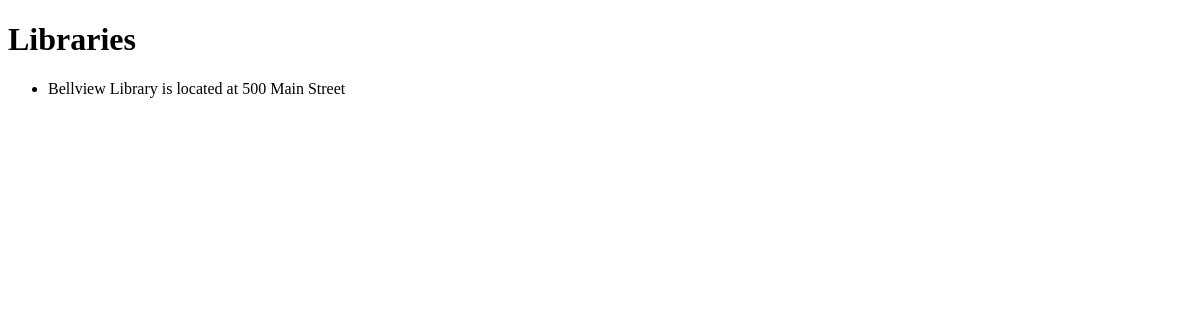
Page /libraries/ (signed in) on the earlier database version.
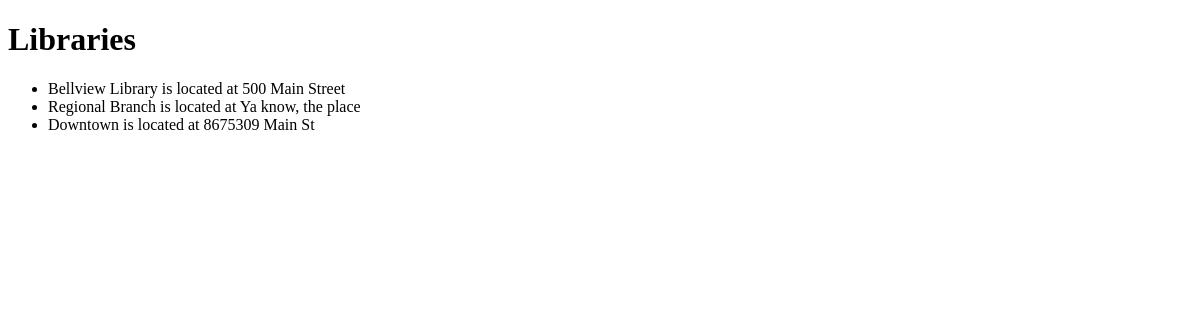
Same page on the later database version.
### libraryapp/models/library.py (models this page shows)
class Library(models.Model):
    title = models.CharField(max_length=50)
    address = models.CharField(max_length=50)

### libraryapp/views/libraries/list.py (the view, shortened to what this page needs)
# urls.py: path('libraries/', list_libraries, name='libraries'),
@login_required
def list_libraries(request):
    if request.method == 'GET':
        with sqlite3.connect(Connection.db_path) as conn:
            conn.row_factory = model_factory(Library)
            db_cursor = conn.cursor()
            db_cursor.execute("""
            select
                l.id,
                l.title,
                l.address
            from libraryapp_library l
            """)
            all_libraries = db_cursor.fetchall()
        template_name = 'libraries/list.html'
        context = {
            'all_libraries': all_libraries
        }
        return render(request, template_name, context)
    return redirect(reverse('libraryapp:libraries'))

### libraryapp/models/modelfactory.py (called while the page is built)
def model_factory(model_type):
    def create(cursor, row):
        instance = model_type()
        smart_row = sqlite3.Row(cursor, row)
        for col in smart_row.keys():
            setattr(instance, col, smart_row[col])
        return instance
    return create

### libraryapp/templates/libraries/list.html (shortened to what this page needs)
{% load static %}
<!DOCTYPE html>
<html>
<head>
  </head>
  <body>
    <h1>Libraries</h1>
    <ul>
    {% for library in all_libraries %}
        <li>
            {{ library.title }}
            is located at {{library.address}}
        </li>
    {% endfor %}
    </ul>
  </body>
</html>

Differences in the rows shown:
added Library: title "Regional Branch", address "Ya know, the place"
added Library: title "Downtown", address "8675309 Main St"
